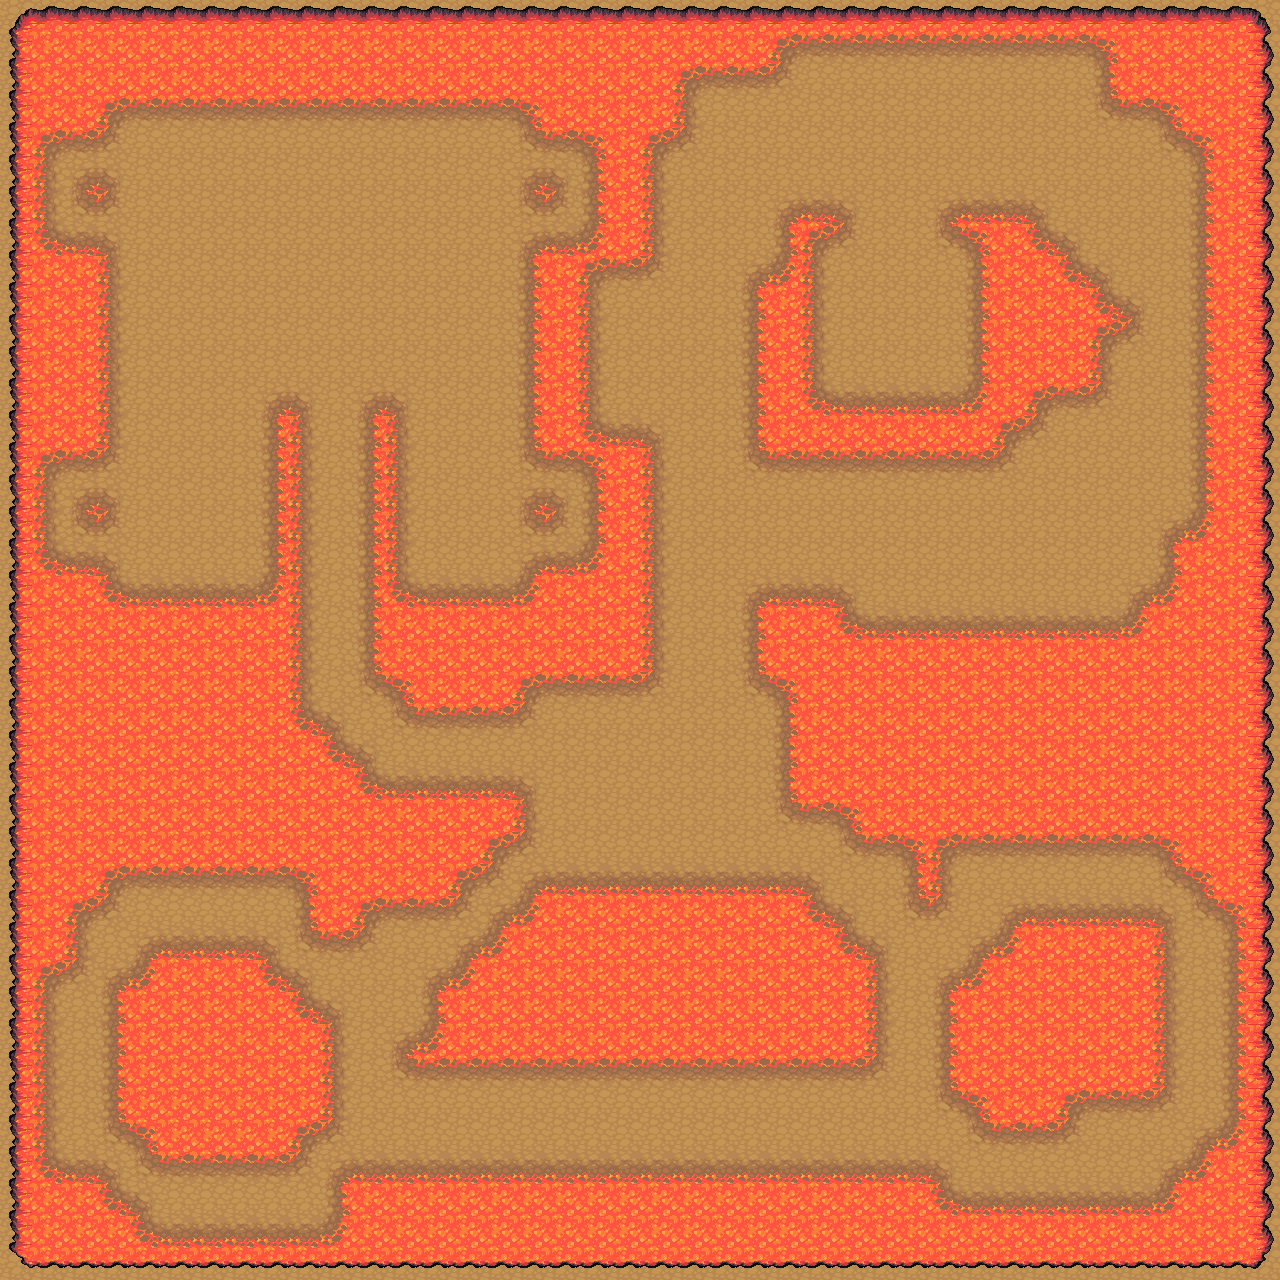

Tiled map render using the project's own tile images. Description and the map definition, with tile-layer contents summarised, below:
An orthogonal 40x40 tile map with 32x32 px tiles, 3 tile layers (dirt, lava, walk area), 3 tilesets and 20 objects (11x object, 2x Treasure, Door, Bomb, CampFire, ...).

<map version="1.0" orientation="orthogonal" renderorder="right-down" width="40" height="40" tilewidth="32" tileheight="32" nextobjectid="445">
 <tileset firstgid="1" name="lava" tilewidth="32" tileheight="32">
  <image source="lava.png" width="96" height="192" />
 </tileset>
 <tileset firstgid="19" name="dirt" tilewidth="32" tileheight="32">
  <image source="dirt.png" width="96" height="192" />
  <terraintypes>
   <terrain name="dirt" tile="-1" />
  </terraintypes>
  <tile id="1" terrain="0,0,0," />
  <tile id="2" terrain="0,0,,0" />
  <tile id="4" terrain="0,,0,0" />
  <tile id="5" terrain=",0,0,0" />
  <tile id="6" terrain=",0,0,0" />
  <tile id="7" terrain="0,0,0,0" />
  <tile id="8" terrain="0,,0,0" />
  <tile id="9" terrain="0,0,0,0" />
  <tile id="10" terrain="0,0,0,0" />
  <tile id="11" terrain="0,0,0,0" />
  <tile id="12" terrain="0,0,,0" />
  <tile id="13" terrain="0,0,0,0" />
  <tile id="14" terrain="0,0,0," />
 </tileset>
 <tileset firstgid="37" name="water" tilewidth="32" tileheight="32">
  <image source="water.png" width="96" height="192" />
 </tileset>
 <layer name="dirt" width="40" height="40">
  <data>[1600 cells, 1600 non-empty, 1 distinct tile ids]</data>
 </layer>
 <layer name="lava" width="40" height="40">
  <data>[1600 cells, 1600 non-empty, 9 distinct tile ids]</data>
 </layer>
 <layer name="walk area" width="40" height="40">
  <data>[1600 cells, 945 non-empty, 13 distinct tile ids]</data>
 </layer>
 <objectgroup name="Collision" visible="0">
  <object id="51" name="object" type="object" x="312" y="888">
   <polyline points="0,0 -24,-16 -184,-16 -208,0 -208,16 -232,32 -232,72 -264,96 -264,272 -248,280 -216,280 -200,288 -200,312 -176,320 -168,344 16,352 32,328 24,296 40,288 608,288 624,296 640,312 648,320 848,320 864,288 888,272 896,256 920,240 928,32 904,16 872,-16 856,-40 824,-48 656,-48 632,-40 632,0 624,16 608,8 608,-32 592,-48 552,-48 536,-72 480,-80" />
  </object>
  <object id="52" name="object" type="object" x="520" y="792">
   <polyline points="0,0 8,40 -24,56 -24,72 -48,88 -56,96 -64,112 -152,120 -160,144 -184,144 -200,144 -208,136 -208,96" />
  </object>
  <object id="54" type="object" x="1008" y="928">
   <polygon points="0,0 -64,64 -56,160 -8,200 48,200 80,168 152,168 152,-8" />
  </object>
  <object id="55" type="object" x="808" y="888">
   <polygon points="0,0 -264,0 -288,32 -320,56 -352,96 -368,96 -368,128 -384,152 -408,168 -392,184 64,176 72,72" />
  </object>
  <object id="58" type="object" x="264" y="952">
   <polygon points="0,0 -112,0 -152,32 -144,176 -120,192 -112,216 24,208 64,176 72,64" />
  </object>
  <object id="59" type="object" x="792" y="808">
   <polyline points="0,0 0,-120 -32,-136 -32,-208 40,-208 56,-184 336,-184 360,-216 384,-240 384,-272 408,-296 408,-656 368,-696 320,-704 304,-760 0,-768 -16,-736 -96,-736 -104,-688 -128,-648 -136,-536 -200,-536 -200,-384 -152,-368 -144,-128 -264,-120 -280,-96 -384,-96 -416,-128 -424,-392 -408,-408 -392,-392 -384,-216 -280,-216 -248,-240 -200,-256 -200,-336 -264,-352 -264,-568 -208,-576 -208,-664 -256,-672 -280,-696 -672,-696 -704,-664 -744,-664 -744,-576 -688,-560 -680,-352 -736,-344 -752,-328 -744,-248 -696,-240 -672,-216 -528,-216 -512,-400 -496,-400 -488,-88 -408,-16 -272,-16" />
  </object>
  <object id="69" type="object" x="88" y="184" width="16" height="16">
   <ellipse />
  </object>
  <object id="70" type="object" x="536" y="184" width="16" height="16">
   <ellipse />
  </object>
  <object id="71" type="object" x="536" y="504" width="16" height="16">
   <ellipse />
  </object>
  <object id="73" type="object" x="88" y="504" width="16" height="16">
   <ellipse />
  </object>
  <object id="74" type="object" x="976" y="240">
   <polyline points="0,0 -24,-16 -8,-24 48,-24 56,0 88,8 88,32 120,40 128,64 152,72 128,96 120,152 72,152 40,192 24,216 -208,216 -216,200 -216,48 -200,32 -184,16 -184,-16 -168,-24 -136,-24 -136,-8 -160,8 -168,32 -160,160 -136,168 -8,160 8,136 0,0" />
  </object>
 </objectgroup>
 <objectgroup name="GameWorld">
  <object id="41" name="Door" type="Door" x="512" y="1120" width="40" height="32">
   <properties>
    <property name="Extra" value="Start" />
   </properties>
  </object>
  <object id="42" name="Treasure" type="Treasure" x="360" y="984" width="56" height="16">
   <properties>
    <property name="Extra" value="set1" />
   </properties>
  </object>
  <object id="43" name="Bomb" type="Bomb" x="608" y="744" width="48" height="8" rotation="0.645099" />
  <object id="44" name="Treasure" type="Treasure" x="1088" y="1192" width="64" height="8">
   <properties>
    <property name="Extra" value="set2" />
   </properties>
  </object>
  <object id="45" name="CampFire" type="CampFire" x="736" y="744" width="48" height="8" rotation="0.645099" />
  <object id="47" name="Barrel" type="Barrel" x="496" y="736" width="48" height="8" rotation="0.645099" />
 </objectgroup>
 <objectgroup name="Npc" visible="0">
  <object id="30" name="EntityEye" type="EntityEye" x="192" y="896" width="56" height="8" />
  <object id="31" name="EntityBat" type="EntityBat" x="448" y="1112" width="48" height="8" />
  <object id="32" name="EntityGhost" type="EntityGhost" x="1048" y="888" width="64" height="8" />
 </objectgroup>
</map>
